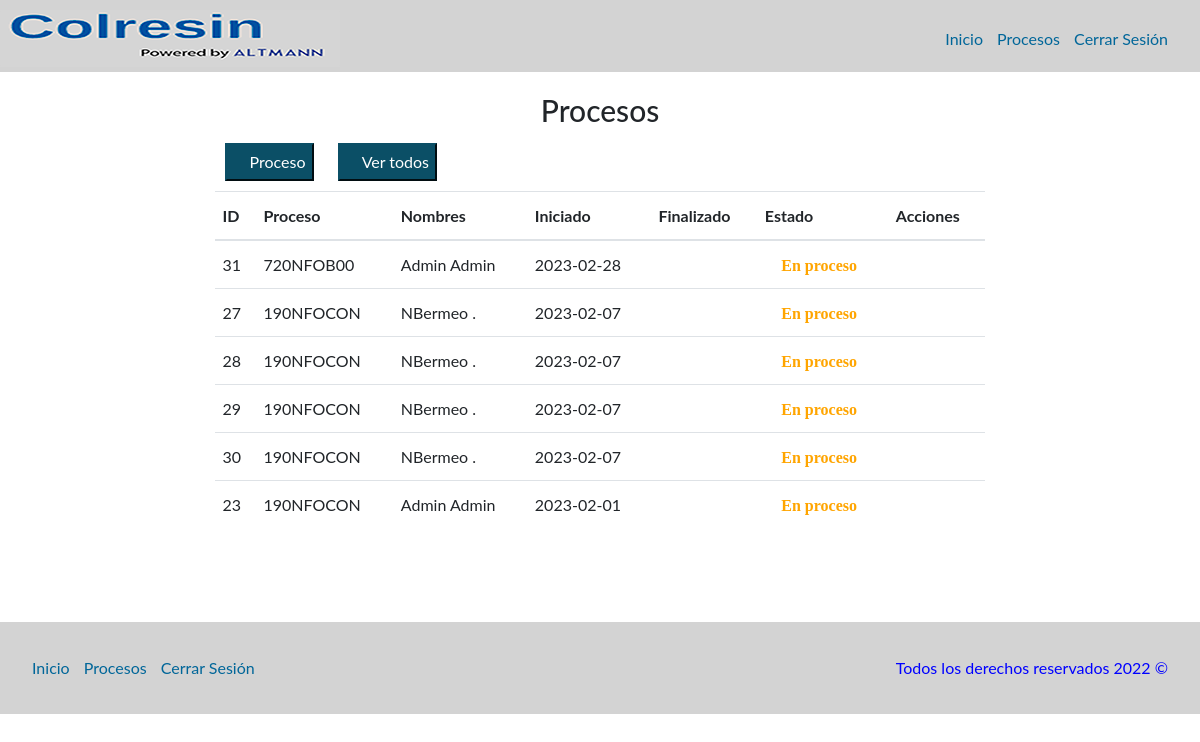
The app's page /Nueva/php/procesos/procesos.php (signed in), older data.
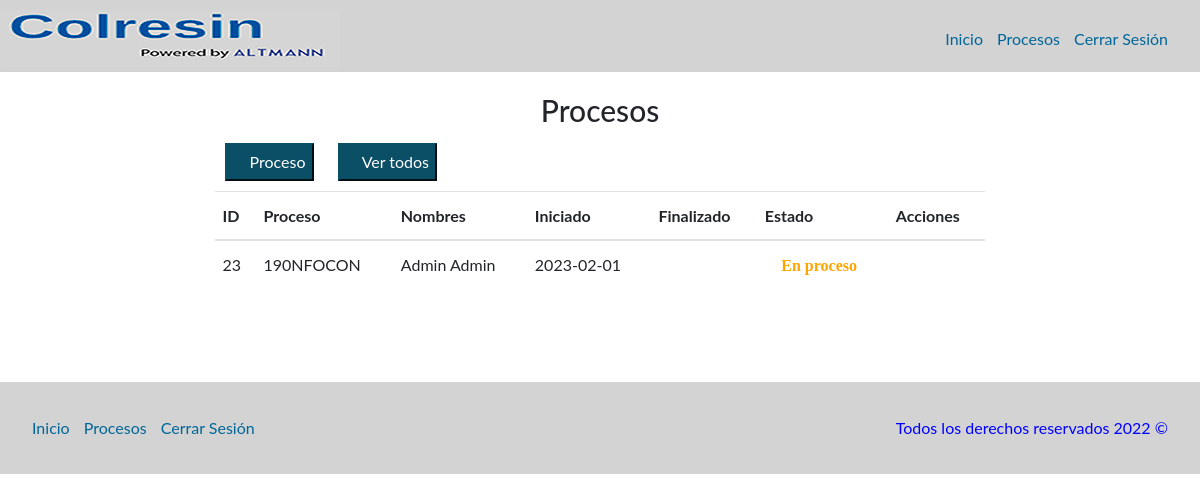
The same page, newer data.
### tables this page shows
CREATE TABLE `procesos` (
  `IdProceso` int(11) NOT NULL,
  `NumLote` varchar(30) NOT NULL,
  `FechaInicial` date NOT NULL,
  `FechaFinal` date DEFAULT NULL,
  `HoraInicial` time NOT NULL,
  `HoraFinal` time DEFAULT NULL,
  `Estado` int(11) NOT NULL,
  `Cedula` varchar(45) NOT NULL
);

CREATE TABLE `nfo` (
  `IdProceso` int(11) NOT NULL,
  `nfo` varchar(50) NOT NULL,
  `numeroLote` varchar(50) NOT NULL,
  `MatPriFP04` varchar(2) DEFAULT NULL,
  `MatPriSeparada` varchar(2) DEFAULT NULL,
  `MateriaPrimacol` varchar(2) DEFAULT NULL,
  `ReactorLimpio` varchar(50) DEFAULT NULL,
  `HermeticidadReactor` varchar(50) DEFAULT NULL,
  `ReactorFunciona` varchar(50) DEFAULT NULL,
  `VacioFunciona` varchar(50) DEFAULT NULL,
  `VaporFunciona` varchar(50) DEFAULT NULL,
  `EnfriamientoFunciona` varchar(50) DEFAULT NULL,
  `EmisionesFunciona` varchar(50) DEFAULT NULL,
  `phsodatanque` varchar(50) DEFAULT NULL,
  `CondensadorFunciona` varchar(50) DEFAULT NULL,
  `ApruebaInicio` varchar(2) DEFAULT NULL,
  `RazonesNoAprob` varchar(200) DEFAULT NULL,
  `SeguridadNaftaleno` varchar(2) DEFAULT NULL,
  `EquipoNaftaleno` varchar(2) DEFAULT NULL,
  `EnfriamientoCerrado` varchar(2) DEFAULT NULL,
  `ValvBloqueo` varchar(2) DEFAULT NULL,
  `AbrirControlOlores` varchar(2) DEFAULT NULL,
  `Estartazos` varchar(2) DEFAULT NULL,
  `AgitadorOk` varchar(2) DEFAULT NULL,
  `ProblemaFund` varchar(2) DEFAULT NULL,
  `ProblemaFundirNaf` varchar(200) DEFAULT NULL,
  `SeguridadSulfurico` varchar(2) DEFAULT NULL,
  `EquipoSulfurico` varchar(2) DEFAULT NULL,
  `Vapor` varchar(2) DEFAULT NULL,
  `ProblemaSWFO` varchar(2) DEFAULT NULL,
  `TextoProblemaSWFO` varchar(500) DEFAULT NULL,
  `CierreControlOlores` varchar(2) DEFAULT NULL,
  `EvacuarCamisa` varchar(2) DEFAULT NULL,
  `SuministroVapor` varchar(2) DEFAULT NULL,
  `SeguridadFDO` varchar(2) DEFAULT NULL,
  `EquipoFDO` varchar(2) DEFAULT NULL,
  `LineaTierraOk` varchar(2) DEFAULT NULL,
  `BombaNeumaticaOk` varchar(2) DEFAULT NULL,
  `ConexionOk` varchar(2) DEFAULT NULL,
  `MangueraOk` varchar(2) DEFAULT NULL,
  `LineaCargaOk` varchar(2) DEFAULT NULL,
  `ValvulasCerradas` varchar(2) DEFAULT NULL,
  `CapacidadTanque` varchar(2) DEFAULT NULL,
  `ProblemaCondensacion` varchar(2) DEFAULT NULL,
  `TextoProblemaCondensacion` varchar(250) DEFAULT NULL,
  `SeguridadCSO` varchar(2) DEFAULT NULL,
  `EquipoCSO` varchar(2) DEFAULT NULL,
  `OlorFormol` varchar(2) DEFAULT NULL,
  `ph10` varchar(45) DEFAULT NULL,
  `Csc050Ajuste` varchar(45) DEFAULT NULL,
  `Stw00Ajuste` varchar(45) DEFAULT NULL,
  `ph10Fin` varchar(45) DEFAULT NULL,
  `ProductoBrillante` varchar(2) DEFAULT NULL,
  `HoraInicioLukas` time DEFAULT NULL,
  `HoraFinLukas` time DEFAULT NULL,
  `ProductoBrillante2` varchar(2) DEFAULT NULL,
  `NotificarLaboratorio` varchar(200) DEFAULT NULL,
  `SegNFO` varchar(2) DEFAULT NULL,
  `EquipoNFO` varchar(2) DEFAULT NULL,
  `AgitacionOff` varchar(2) DEFAULT NULL,
  `TalegoDescarga` varchar(2) DEFAULT NULL,
  `ResiduoTalego` varchar(2) DEFAULT NULL,
  `EnviarMuestraFinal` varchar(2) DEFAULT NULL,
  `Aspecto` varchar(100) DEFAULT NULL,
  `PorcentajeSolidos` varchar(45) DEFAULT NULL,
  `pH10Final` varchar(45) DEFAULT NULL,
  `Solubilidad10` varchar(45) DEFAULT NULL,
  `Solubilidad40` varchar(45) DEFAULT NULL,
  `Rendimiento` varchar(100) DEFAULT NULL,
  `ProcesoDif` varchar(2) DEFAULT NULL,
  `KgEnjuague` varchar(45) DEFAULT NULL,
  `KgLavado` varchar(45) DEFAULT NULL,
  `FechaMuestraLab` datetime(6) NOT NULL
);

CREATE TABLE `usuarios` (
  `IdUsuario` int(11) NOT NULL,
  `Nombre` varchar(50) NOT NULL,
  `Apellido` varchar(50) NOT NULL,
  `Cedula` varchar(50) NOT NULL,
  `CorreoElectronico` varchar(50) NOT NULL,
  `Contrasena` varchar(50) NOT NULL,
  `Estado` int(11) NOT NULL DEFAULT 1,
  `Rol` int(2) NOT NULL DEFAULT 1
);

### Nueva/php/procesos/acciones.php (called while the page is built, shortened)
<?php
class procesos{
    function get_only_process(){
        $conex = new conection();
        $result = $conex->conex();
        $query = mysqli_query($result,'SELECT u.*, p.*, n.nfo nombreProceso FROM procesos p INNER JOIN usuarios u INNER JOIN NFO n ON p.cedula = u.cedula and p.IdProceso = n.IdProceso WHERE p.Estado = 1 ORDER BY FechaInicial DESC');
        return $query;
    }
}

### Nueva/php/procesos/procesos.php (the view, shortened to what this page needs)
<?php
require_once "acciones.php";
$_process = new procesos();
$query = $_process->get_only_process();
$tr = '';
while ($row = $query->fetch_array(MYSQLI_BOTH)){
    $eliminar = "";
    $editar = "";
    if($row['Estado'] == 1){
        $estado = "<i class='fa fa-circle' style='color:orange;'> En proceso</i>";
        $editar   = "<a href='../formulario/editarFormulario.php?id=" . $row['IdProceso'] . "'>
                    <i class='fas fa-pen'></i>
                </a>";
    }else if($row['Estado'] == 2){
        $estado = "<i class='fa fa-circle' style='color:green;'> Finalizado</i>";
        $editar   = "<a href='../formulario/verFormulario.php?id=" . $row['IdProceso'] . "'>
                    <i class='fas fa-eye'></i>
                </a>";
    }else if($row['Estado'] == 3){
        $estado = "<i class='fa fa-circle' style='color:red;'> Eliminado</i>";
        $editar   = "<a href='../formulario/verFormulario.php?id=" . $row['IdProceso'] . "'>
                    <i class='fas fa-eye'></i>
                </a>";
    }
    $tr .=	"<tr class='rows' id='rows'>
                <td>" . $row['IdProceso'] 	. "</td>
                <td>" . $row['nombreProceso'] . "</td>
                <td>" . $row['Nombre'] . " " . $row['Apellido'] ."</td>
                <td>" . $row['FechaInicial'] ."</td>
                <td>" . $row['FechaFinal'] . "</td>
                <td>" . $estado . "</td>
                <td>
                    ".$editar."
                    &nbsp;&nbsp;
                    ".$eliminar."
                </td>
            </tr>";
}
$btn    = "<button type='button' class='boton-add' onclick=\"window.location.href='../formulario/formulario.php'\"><i class='fa fa-plus-circle' aria-hidden='true'></i> Proceso</button>";
?>
<!DOCTYPE html>
<html lang="en">
<head>
    <link rel="stylesheet" href="https://maxcdn.bootstrapcdn.com/bootstrap/4.0.0/css/bootstrap.min.css">
    <link rel="stylesheet" href="../../css/styles.css">
    <link href='../../css/fontawesome.css' rel='stylesheet'>
    <link href='../../css/all.css' rel='stylesheet'>
</head>
<body>
    <header class="site-header">
        <div class="contenedor contenido-header">
            <div class="barra">
                <a href="/">
                <img src="../../img/colresin-altmann.PNG" alt="Logotipo Altmann">
                </a>
                <nav class="navegacion">
                    <a href="../inicio/index.php">Inicio</a>
                    <a href="procesos.php">Procesos</a>
                    <a href="../login/cerrarSesion.php">Cerrar Sesión</a>
                </nav>
            </div>
        </div>
    </header>
    <main class="contenedor seccion contenido-centrado">
        <h1 class="centrar-texto">Procesos</h1>
        <div class="container">
            <?php echo $btn; ?>
            <button type="button" class="boton-add" onclick="window.location.href='procesosTodos.php'"><i class="fa fa-eye" aria-hidden="true"></i> Ver todos</button>
            </div>
        <div class="container">
            <table class="table table-over">
                <thead>
                    <tr>
                        <th scope="col">ID</th>
                        <th scope="col">Proceso</th>
                        <th scope="col">Nombres</th>
                        <th scope="col">Iniciado</th>
                        <th scope="col">Finalizado</th>
                        <th scope="col">Estado</th>
                        <th scope="col">Acciones</th>
                    </tr>
                </thead>
                <tbody>
                    <?php echo $tr; ?>
                </tbody>
            </table>
        </div>
        <br>
        <br>
    </main>
    <footer class="site-footer seccion">
        <div class="contenedor contenedor-footer">
            <nav class="navegacion">
                <a href="../inicio/index.php">Inicio</a>
                <a href="procesos.php">Procesos</a>
                <a href="../login/cerrarSesion.php">Cerrar Sesión</a>
            </nav>
            <p class="copyright">Todos los derechos reservados 2022 &copy; </p>
        </div>
    </footer>
</body>
</html>

Row changes from the older to the newer data that the page shows:
no longer on this page (row edited): procesos: IdProceso "31", nfo.nfo "720NFOB00", usuarios.Nombre "Admin", usuarios.Apellido "Admin", FechaInicial "2023-02-28", Estado "En proceso"
no longer on this page (row edited): procesos: IdProceso "27", nfo.nfo "190NFOCON", usuarios.Nombre "NBermeo", usuarios.Apellido ".", FechaInicial "2023-02-07", Estado "En proceso"
no longer on this page (row edited): procesos: IdProceso "28", nfo.nfo "190NFOCON", usuarios.Nombre "NBermeo", usuarios.Apellido ".", FechaInicial "2023-02-07", Estado "En proceso"
no longer on this page (row edited): procesos: IdProceso "29", nfo.nfo "190NFOCON", usuarios.Nombre "NBermeo", usuarios.Apellido ".", FechaInicial "2023-02-07", Estado "En proceso"
no longer on this page (row edited): procesos: IdProceso "30", nfo.nfo "190NFOCON", usuarios.Nombre "NBermeo", usuarios.Apellido ".", FechaInicial "2023-02-07", Estado "En proceso"
